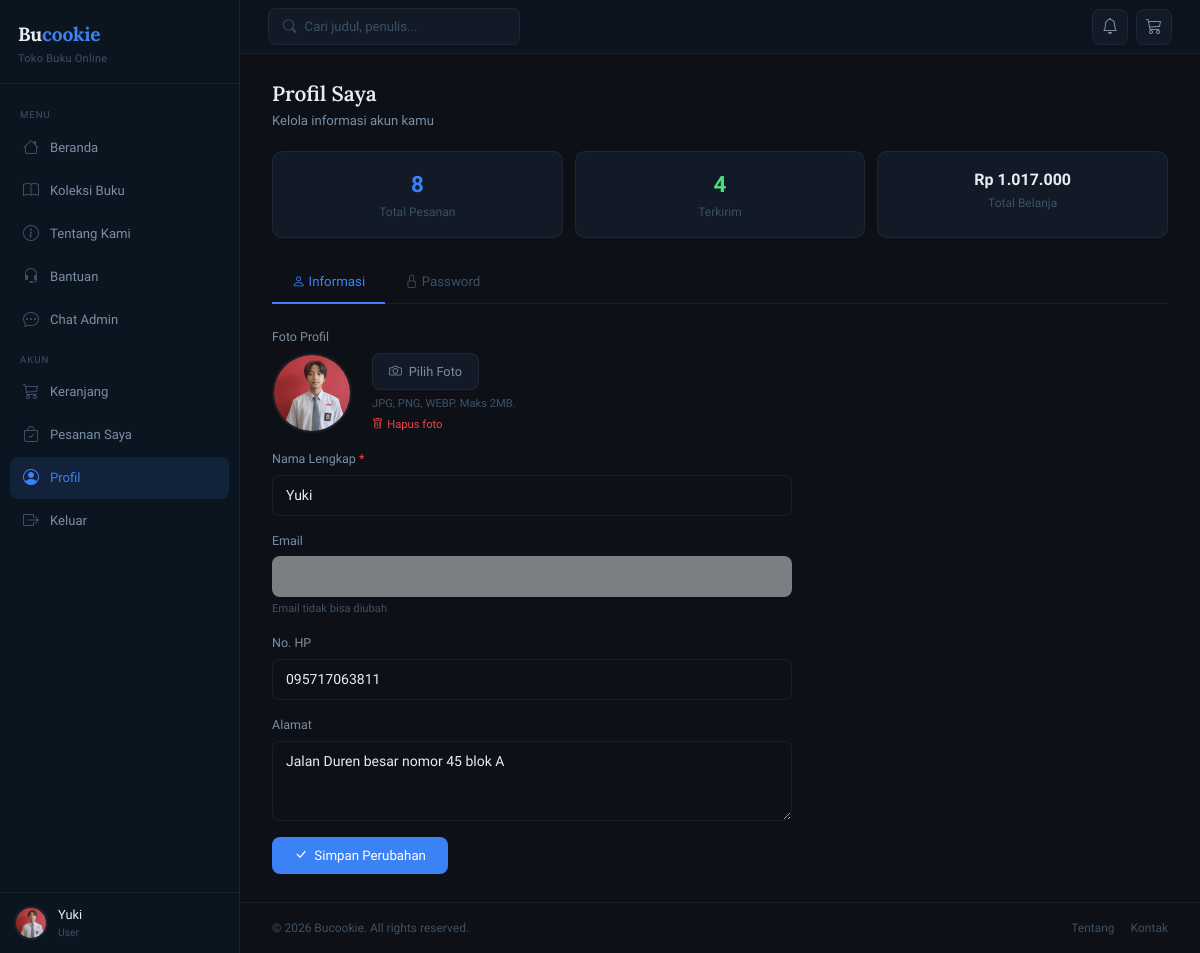
The app's page /user/profile.php (signed in) with its own data.
### tables this page shows
CREATE TABLE `users` (
  `id` int(11) NOT NULL,
  `name` varchar(100) NOT NULL,
  `email` varchar(100) NOT NULL,
  `password` varchar(255) NOT NULL,
  `phone` varchar(20) DEFAULT NULL,
  `address` text DEFAULT NULL,
  `avatar` varchar(255) DEFAULT NULL,
  `role` enum('admin','user') NOT NULL DEFAULT 'user',
  `reset_token` varchar(255) DEFAULT NULL,
  `reset_expired` datetime DEFAULT NULL,
  `created_at` timestamp NOT NULL DEFAULT current_timestamp()
);

### user/profile.php (the view, shortened to what this page needs)
<?php
require_once __DIR__ . '/../config/db.php';
$stmt = $conn->prepare("SELECT * FROM users WHERE id = ?");
$stmt->bind_param('i', $_SESSION['user_id']);
$stmt->execute();
$user = $stmt->get_result()->fetch_assoc();
$active_tab = $_GET['tab'] ?? 'info';
$stats = $conn->query("
    SELECT COUNT(*) AS total,
           COALESCE(SUM(total_price),0) AS total_spent,
           SUM(CASE WHEN status='delivered' THEN 1 ELSE 0 END) AS delivered
    FROM orders WHERE user_id = {$_SESSION['user_id']}
")->fetch_assoc();
$avatarUrl = !empty($user['avatar']) && file_exists(__DIR__ . '/../assets/uploads/avatars/' . $user['avatar'])
    ? BASE_URL . 'assets/uploads/avatars/' . htmlspecialchars($user['avatar'])
    : null;
require_once __DIR__ . '/../includes/header.php';
?>
<div style="margin-bottom:20px">
    <h2 style="font-family:'Lora',serif;font-size:1.3rem;font-weight:600;margin-bottom:4px">Profil Saya</h2>
    <p style="font-size:.82rem;color:var(--text-secondary)">Kelola informasi akun kamu</p>
</div>
<div style="display:grid;grid-template-columns:repeat(3,1fr);gap:12px;margin-bottom:24px">
    <div style="background:var(--bg-card);border:1px solid var(--border);border-radius:10px;padding:16px;text-align:center">
        <div style="font-size:1.4rem;font-weight:700;color:var(--accent)"><?= $stats['total'] ?? 0 ?></div>
        <div style="font-size:.75rem;color:var(--text-muted);margin-top:2px">Total Pesanan</div>
    </div>
    <div style="background:var(--bg-card);border:1px solid var(--border);border-radius:10px;padding:16px;text-align:center">
        <div style="font-size:1.4rem;font-weight:700;color:#4ade80"><?= $stats['delivered'] ?? 0 ?></div>
        <div style="font-size:.75rem;color:var(--text-muted);margin-top:2px">Terkirim</div>
    </div>
    <div style="background:var(--bg-card);border:1px solid var(--border);border-radius:10px;padding:16px;text-align:center">
        <div style="font-size:1rem;font-weight:700;color:var(--text-primary)">Rp <?= number_format($stats['total_spent'] ?? 0, 0, ',', '.') ?></div>
        <div style="font-size:.75rem;color:var(--text-muted);margin-top:2px">Total Belanja</div>
    </div>
</div>
<div style="display:flex;gap:0;border-bottom:1px solid var(--border);margin-bottom:24px">
    <a href="?tab=info" style="padding:10px 20px;text-decoration:none;font-size:.83rem;font-weight:500;color:<?= $active_tab==='info' ? 'var(--accent)' : 'var(--text-muted)' ?>;border-bottom:2px solid <?= $active_tab==='info' ? 'var(--accent)' : 'transparent' ?>;margin-bottom:-1px">
        <i class="bi bi-person"></i> Informasi
    </a>
    <a href="?tab=password" style="padding:10px 20px;text-decoration:none;font-size:.83rem;font-weight:500;color:<?= $active_tab==='password' ? 'var(--accent)' : 'var(--text-muted)' ?>;border-bottom:2px solid <?= $active_tab==='password' ? 'var(--accent)' : 'transparent' ?>;margin-bottom:-1px">
        <i class="bi bi-lock"></i> Password
    </a>
</div>
<?php if ($active_tab === 'info'): ?>
<div style="max-width:520px">
    <form method="POST" enctype="multipart/form-data">
        <div class="mb-field">
            <label class="form-label">Foto Profil</label>
            <div style="display:flex;align-items:center;gap:20px">
                <div id="avatarPreviewWrap"
                     style="width:80px;height:80px;border-radius:50%;overflow:hidden;flex-shrink:0;border:2px solid var(--border);background:var(--bg-base);display:flex;align-items:center;justify-content:center;position:relative">
                    <?php if ($avatarUrl): ?>
                    <img id="avatarPreview" src="<?= $avatarUrl ?>"
                         style="width:100%;height:100%;object-fit:cover">
                    <?php endif; ?>
                </div>
                <div style="flex:1">
                    <label for="avatarInput"
                           style="display:inline-flex;align-items:center;gap:7px;padding:8px 16px;background:var(--bg-card);border:1px solid var(--border);border-radius:8px;cursor:pointer;font-size:.8rem;color:var(--text-secondary);transition:all .15s">
                        <i class="bi bi-camera"></i> Pilih Foto
                    </label>
                    <div style="font-size:.7rem;color:var(--text-muted);margin-top:6px">JPG, PNG, WEBP. Maks 2MB.</div>
                    <?php if ($avatarUrl): ?>
                    <a href="?tab=info&remove_avatar=1"
                       onclick="return confirm('Hapus foto profil?')"
                       style="font-size:.7rem;color:var(--danger);text-decoration:none;display:inline-flex;align-items:center;gap:4px;margin-top:4px">
                        <i class="bi bi-trash"></i> Hapus foto
                    </a>
                    <?php endif; ?>
                </div>
            </div>
        </div>
        <div class="mb-field">
            <label class="form-label">Nama Lengkap <span class="req">*</span></label>
            <input type="text" name="name" class="form-control"
                   value="<?= htmlspecialchars($_POST['name'] ?? $user['name']) ?>" required>
        </div>
        <div class="mb-field">
            <label class="form-label">Email</label>
            <input type="email" class="form-control"
                   value="<?= htmlspecialchars($user['email']) ?>"
                   disabled style="opacity:.5;cursor:not-allowed">
            <div style="font-size:.7rem;color:var(--text-muted);margin-top:4px">Email tidak bisa diubah</div>
        </div>
        <div class="mb-field">
            <label class="form-label">No. HP</label>
            <input type="text" name="phone" class="form-control"
                   placeholder="contoh: 08123456789"
                   value="<?= htmlspecialchars($_POST['phone'] ?? $user['phone'] ?? '') ?>">
        </div>
        <div class="mb-field">
            <label class="form-label">Alamat</label>
            <textarea name="address" class="form-control"
                      placeholder="Alamat lengkap kamu..."><?= htmlspecialchars($_POST['address'] ?? $user['address'] ?? '') ?></textarea>
        </div>
        <button type="submit" class="btn-save"><i class="bi bi-check-lg"></i> Simpan Perubahan</button>
    </form>
</div>
<?php endif; ?>
<?php require_once __DIR__ . '/../includes/footer.php'; ?>

### assets/css/style.css (style rules this page uses)
:root { --bg-base: #0d1117; --bg-sidebar: #0b1520; --bg-card: #111a26; --bg-card-hover: #152030; --border: rgba(255,255,255,0.06); --accent: #3b82f6; --accent-soft: rgba(59,130,246,0.12); --accent-glow: rgba(59,130,246,0.25); --danger: #ef4444; --danger-soft: rgba(239,68,68,0.1); --success: #22c55e; --success-soft: rgba(34,197,94,0.1); --warning: #f59e0b; --warning-soft: rgba(245,158,11,0.1); --text-primary: #e8edf3; --text-secondary: #7a8fa6; --text-muted: #3d5066; --sidebar-w: 240px; --topbar-h: 54px; }
*, *::before, *::after { box-sizing: border-box; margin: 0; padding: 0; }
body { font-family: 'Sora', sans-serif; background: var(--bg-base); color: var(--text-primary); font-size: 14px; min-height: 100vh; }
a { text-decoration: none; }
.form-control, .form-select, textarea.form-control { width: 100%; background: var(--bg-base); border: 1px solid var(--border); border-radius: 8px; padding: 9px 13px; color: var(--text-primary); font-family: 'Sora', sans-serif; font-size: .875rem; outline: none; transition: border-color .2s; appearance: none; }
textarea.form-control { resize: vertical; min-height: 80px; }
.form-label { display: block; font-size: .78rem; color: var(--text-secondary); margin-bottom: 6px; font-weight: 500; }
.mb-field { margin-bottom: 16px; }
.req { color: var(--danger); }
.btn-save { display: inline-flex; align-items: center; gap: 7px; padding: 9px 22px; background: var(--accent); color: #fff; border: none; border-radius: 8px; font-family: 'Sora', sans-serif; font-size: .83rem; font-weight: 500; cursor: pointer; text-decoration: none; transition: opacity .15s; }

### records on screen
users: avatar (picture), name "Yuki", email "ayushafira2107@gmail.com", phone "095717063811", address "Jalan Duren besar nomor 45 blok A"

### other values on screen
$_SESSION['user_name'] "Yuki"
$_SESSION['user_role'] "User"
$stats['total'] "8"
$stats['delivered'] "4"
$stats['total_spent'] "1.017.000"
